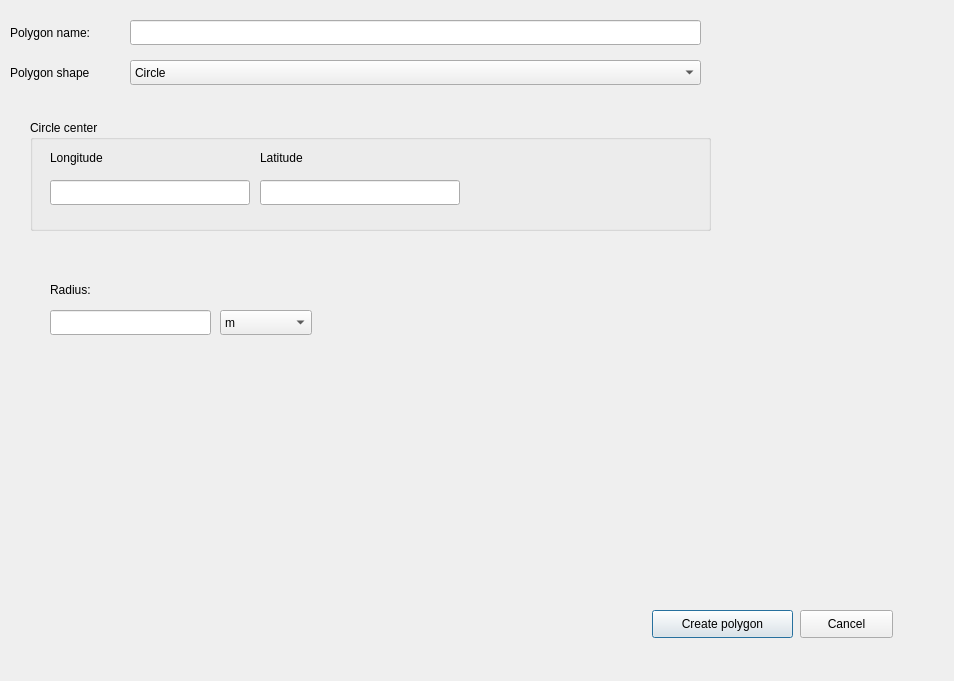
<?xml version="1.0" encoding="UTF-8"?>
<ui version="4.0">
 <class>AirspaceGeometryBuilderDialogBase</class>
 <widget class="QDialog" name="AirspaceGeometryBuilderDialogBase">
  <property name="geometry">
   <rect>
    <x>0</x>
    <y>0</y>
    <width>954</width>
    <height>681</height>
   </rect>
  </property>
  <property name="windowTitle">
   <string>AirspaceGeometryBuilder</string>
  </property>
  <widget class="QPushButton" name="pushButtonCreatePolygon">
   <property name="geometry">
    <rect>
     <x>652</x>
     <y>610</y>
     <width>141</width>
     <height>28</height>
    </rect>
   </property>
   <property name="text">
    <string>Create polygon</string>
   </property>
  </widget>
  <widget class="QPushButton" name="pushButtonCancel">
   <property name="geometry">
    <rect>
     <x>800</x>
     <y>610</y>
     <width>93</width>
     <height>28</height>
    </rect>
   </property>
   <property name="text">
    <string>Cancel</string>
   </property>
  </widget>
  <widget class="QLabel" name="label">
   <property name="geometry">
    <rect>
     <x>10</x>
     <y>23</y>
     <width>111</width>
     <height>19</height>
    </rect>
   </property>
   <property name="text">
    <string>Polygon name:</string>
   </property>
  </widget>
  <widget class="QLineEdit" name="lineEditPolygonName">
   <property name="geometry">
    <rect>
     <x>130</x>
     <y>20</y>
     <width>571</width>
     <height>25</height>
    </rect>
   </property>
  </widget>
  <widget class="QComboBox" name="comboBoxPolygonShape">
   <property name="geometry">
    <rect>
     <x>130</x>
     <y>60</y>
     <width>571</width>
     <height>25</height>
    </rect>
   </property>
   <item>
    <property name="text">
     <string>Circle</string>
    </property>
   </item>
  </widget>
  <widget class="QLabel" name="label_2">
   <property name="geometry">
    <rect>
     <x>10</x>
     <y>63</y>
     <width>111</width>
     <height>19</height>
    </rect>
   </property>
   <property name="text">
    <string>Polygon shape</string>
   </property>
  </widget>
  <widget class="QStackedWidget" name="stackedWidgetShapeData">
   <property name="geometry">
    <rect>
     <x>20</x>
     <y>100</y>
     <width>901</width>
     <height>481</height>
    </rect>
   </property>
   <property name="currentIndex">
    <number>0</number>
   </property>
   <widget class="QWidget" name="page">
    <widget class="QGroupBox" name="groupBoxReferencePoin">
     <property name="geometry">
      <rect>
       <x>10</x>
       <y>20</y>
       <width>681</width>
       <height>111</height>
      </rect>
     </property>
     <property name="title">
      <string>Circle center</string>
     </property>
     <widget class="QLineEdit" name="lineEditRefLongitude">
      <property name="geometry">
       <rect>
        <x>20</x>
        <y>60</y>
        <width>200</width>
        <height>25</height>
       </rect>
      </property>
     </widget>
     <widget class="QLineEdit" name="lineEditRefLatitude">
      <property name="geometry">
       <rect>
        <x>230</x>
        <y>60</y>
        <width>200</width>
        <height>25</height>
       </rect>
      </property>
     </widget>
     <widget class="QLabel" name="label_4">
      <property name="geometry">
       <rect>
        <x>20</x>
        <y>30</y>
        <width>55</width>
        <height>16</height>
       </rect>
      </property>
      <property name="text">
       <string>Longitude</string>
      </property>
     </widget>
     <widget class="QLabel" name="label_8">
      <property name="geometry">
       <rect>
        <x>230</x>
        <y>30</y>
        <width>55</width>
        <height>16</height>
       </rect>
      </property>
      <property name="text">
       <string>Latitude</string>
      </property>
     </widget>
    </widget>
    <widget class="QStackedWidget" name="stackedWidgetReferencePointBased">
     <property name="geometry">
      <rect>
       <x>10</x>
       <y>170</y>
       <width>641</width>
       <height>271</height>
      </rect>
     </property>
     <property name="currentIndex">
      <number>0</number>
     </property>
     <widget class="QWidget" name="page_3">
      <widget class="QComboBox" name="comboBoxCircleRadiusUOM">
       <property name="geometry">
        <rect>
         <x>190</x>
         <y>40</y>
         <width>92</width>
         <height>25</height>
        </rect>
       </property>
       <item>
        <property name="text">
         <string>m</string>
        </property>
       </item>
       <item>
        <property name="text">
         <string>km</string>
        </property>
       </item>
       <item>
        <property name="text">
         <string>NM</string>
        </property>
       </item>
       <item>
        <property name="text">
         <string>feet</string>
        </property>
       </item>
       <item>
        <property name="text">
         <string>SM</string>
        </property>
       </item>
      </widget>
      <widget class="QLineEdit" name="lineEditCircleRadius">
       <property name="geometry">
        <rect>
         <x>20</x>
         <y>40</y>
         <width>161</width>
         <height>25</height>
        </rect>
       </property>
      </widget>
      <widget class="QLabel" name="label_3">
       <property name="geometry">
        <rect>
         <x>20</x>
         <y>10</y>
         <width>91</width>
         <height>19</height>
        </rect>
       </property>
       <property name="text">
        <string>Radius:</string>
       </property>
      </widget>
     </widget>
    </widget>
   </widget>
  </widget>
 </widget>
 <resources/>
 <connections/>
</ui>
